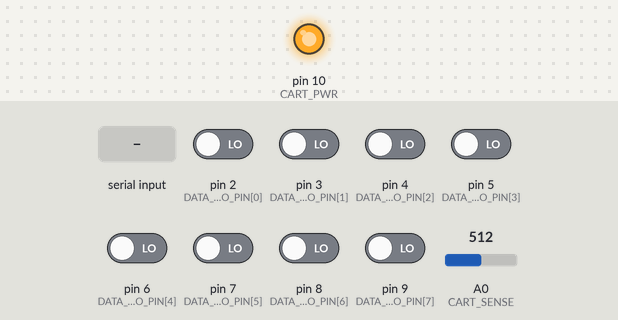
Recording of a sketch running on a simulated Arduino Mega 2560, built with avr-gcc and run on an emulated ATmega2560. Shown: output pins drawn as LEDs (lit = HIGH). Wiring (inferred from the names in the program): MCP23017 port expander at I2C address 0x20. The inputs (shaded band) are chosen by the test bench; at power-on: pin 2 (DATA_ARDUINO_PIN[0]), pin 3 (DATA_ARDUINO_PIN[1]), pin 4 (DATA_ARDUINO_PIN[2]), pin 5 (DATA_ARDUINO_PIN[3]), pin 6 (DATA_ARDUINO_PIN[4]), pin 7 (DATA_ARDUINO_PIN[5]), pin 8 (DATA_ARDUINO_PIN[6]), pin 9 (DATA_ARDUINO_PIN[7]) LOW, A0 (CART_SENSE) = 512. What the sketch prints to the serial monitor is not drawn.

Above: at 7.2 s.
7.3 s: "p\n" received over Serial
At 8.2 s:
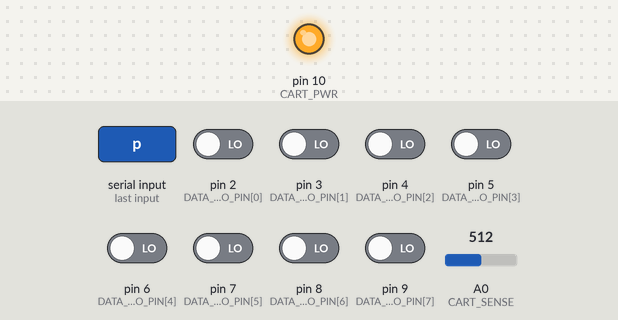
10.3 s: "1\n" received over Serial
At 10.8 s:
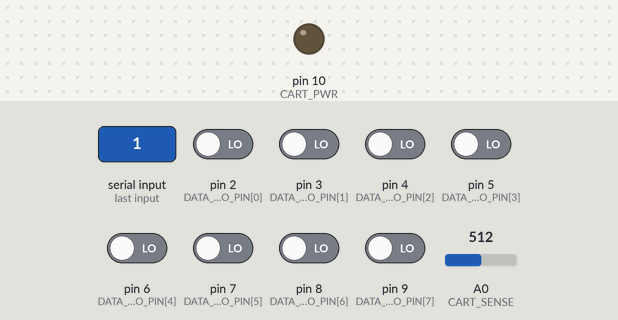
11.8 s: "t\n" received over Serial
At 13.0 s:
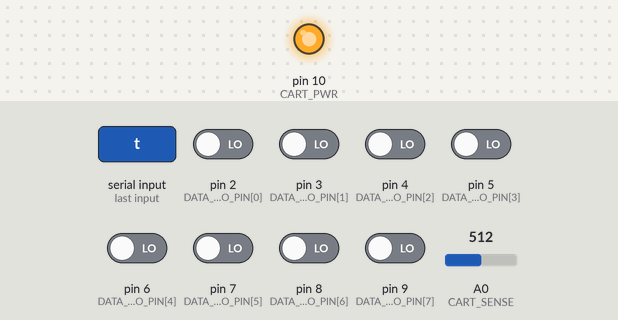
13.3 s: A0 (CART_SENSE) set to 888
16.3 s: A0 (CART_SENSE) set to 907
Timing chart, 0 to 18.8 s (numbered marks = the images above; inputs shaded):
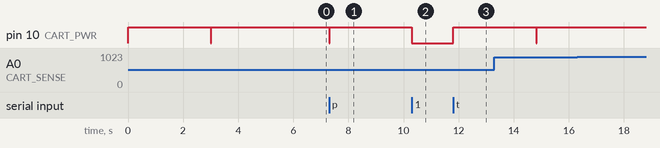

Measured:
- after the input at 7.3 s, pin 10 (CART_PWR): HIGH → LOW at once, → HIGH 0.02 s later
- after the input at 10.3 s, pin 10 (CART_PWR): HIGH → LOW at once
- after the input at 11.8 s, pin 10 (CART_PWR): LOW → HIGH at once
- after the input at 16.3 s, every drawn part: stays the same

The sketch:

02_supply_test.ino
```cpp
// Switched cartridge supply and orientation check (all five boards, see config.h).
// Serial monitor: baud rate from config.h (SERIAL_BAUD), line ending "Newline". Start WITHOUT a cartridge.
#include "config.h"
#if defined(ADDR_MCP23017)
#include <Wire.h>
#elif defined(ADDR_74HC595)
#include <SPI.h>
#endif

uint8_t errors = 0;
bool manualOn = false;          // set by the manual switch (1 / 0)
unsigned long lastPrint = 0;

void addressLow() {  // keeps the ROM disabled in either orientation, as in the firmware
#if defined(ADDR_DIRECT)
  for (uint8_t i = 0; i < ADDR_LINES; i++) { pinMode(ADDR_ARDUINO_PIN[i], OUTPUT); digitalWrite(ADDR_ARDUINO_PIN[i], LOW); }
#elif defined(ADDR_MCP23017)
  Wire.beginTransmission(MCP_ADDR); Wire.write(0x12); Wire.write(0); Wire.write(0); Wire.endTransmission();
  Wire.beginTransmission(MCP_ADDR); Wire.write(0x00); Wire.write(0); Wire.write(0); Wire.endTransmission();
#else
  SPI.transfer(0); SPI.transfer(0);
  digitalWrite(SR_LATCH, HIGH); digitalWrite(SR_LATCH, LOW);
#endif
}

void addressRelease() {
#if defined(ADDR_DIRECT)
  for (uint8_t i = 0; i < ADDR_LINES; i++) pinMode(ADDR_ARDUINO_PIN[i], INPUT);
#elif defined(ADDR_MCP23017)
  Wire.beginTransmission(MCP_ADDR); Wire.write(0x00); Wire.write(0xFF); Wire.write(0xFF); Wire.endTransmission();
#endif  // 74HC595 outputs cannot float; they stay low
}

void releaseData() { for (uint8_t i = 0; i < DATA_LINES; i++) pinMode(DATA_ARDUINO_PIN[i], INPUT); }

void supplyOff() {
  manualOn = false;
  digitalWrite(CART_PWR, HIGH);
  releaseData();
  addressRelease();
}

void printSense(int v) {
  Serial.print(v); Serial.print(F(" (")); Serial.print(v * 5.0 / 1023, 2); Serial.print(F(" V)"));
}

void check(bool ok, const __FlashStringHelper *what, int v) {
  Serial.print(ok ? F("  OK   ") : F("  FAIL ")); Serial.print(what); Serial.print(F(": ")); printSense(v); Serial.println();
  if (!ok) errors++;
}

// Orientation check as in the firmware: supply off, pull-ups on D0-D7. A reversed cartridge puts its own +5V pin
// on slot pin 11 (D2), which reads low. Other low lines can occur on correct cartridges (32-in-1: D4) and are ignored.
uint8_t readOrientation() {
  supplyOff();
  for (uint8_t i = 0; i < DATA_LINES; i++) pinMode(DATA_ARDUINO_PIN[i], INPUT_PULLUP);
  delay(5);
  uint8_t v = 0;
  for (uint8_t i = 0; i < DATA_LINES; i++) if (digitalRead(DATA_ARDUINO_PIN[i])) v |= 1 << i;
  releaseData();
  return v;
}

void printData(uint8_t v) {
  Serial.print(F("data lines with pull-ups (D7..D0): "));
  for (int8_t i = DATA_LINES - 1; i >= 0; i--) Serial.print((v >> i) & 1);
}

void help() {
  Serial.println(F("Commands: t = test without cartridge, o = orientation check (cartridge in), p = power with cartridge (only if the right way round), 1 / 0 = supply on / off"));
}

void testWithoutCartridge() {
  errors = 0;
  Serial.println(F("\n=== Supply test (no cartridge in the slot!) ==="));
  supplyOff();
  delay(OFF_TIMEOUT_MS);
  int v = analogRead(CART_SENSE);
  check(v < SENSE_OFF, F("1. supply off"), v);

  uint8_t d = readOrientation();
  Serial.print(d == 0xFF ? F("  OK   ") : F("  FAIL ")); Serial.print(F("2. empty slot, ")); printData(d); Serial.println();
  if (d != 0xFF) errors++;

  addressLow();
  digitalWrite(CART_PWR, LOW);
  delay(20);
  v = analogRead(CART_SENSE);
  check(v >= SENSE_POWERED, F("3. supply on (BC327, fuse)"), v);

  supplyOff();
  unsigned long t0 = millis();
  while ((v = analogRead(CART_SENSE)) >= SENSE_OFF && millis() - t0 < OFF_TIMEOUT_MS) {}
  check(v < SENSE_OFF, F("4. supply off again"), v);
  Serial.print(F("     fell in ")); Serial.print(millis() - t0); Serial.println(F(" ms"));

  Serial.println(errors ? F("RESULT: FAIL") : F("RESULT: PASS"));
  help();
}

void orientationCheck() {
  uint8_t v = readOrientation();
  printData(v);
  Serial.println((v & 0x04) ? F(" -> D2 high: right way round or empty slot") : F(" -> D2 low: REVERSED, supply stays off"));
}

void powerWithCartridge() {
  if (!(readOrientation() & 0x04)) { Serial.println(F("reversed (D2 low): supply NOT switched on")); return; }
  addressLow();
  digitalWrite(CART_PWR, LOW);
  delay(20);
  int v = analogRead(CART_SENSE);
  supplyOff();
  Serial.print(F("supply with cartridge ")); printSense(v);
  Serial.println(v >= SENSE_POWERED ? F(" -> OK") : F(" -> too low (short or overload?)"));
}

// Manual switch: 1 = supply on (address lines low), 0 = off. While on, the sense reading is printed every second.
void manualSupply(bool on) {
  if (on) {
    supplyOff();
    addressLow();
    digitalWrite(CART_PWR, LOW);
    manualOn = true;
    Serial.println(F("supply ON (0 = off). Measure slot pin 23 / R6 against GND."));
  } else {
    supplyOff();
    Serial.println(F("supply OFF"));
  }
}

void setup() {
  digitalWrite(CART_PWR, HIGH);
  pinMode(CART_PWR, OUTPUT);
  releaseData();
  Serial.begin(SERIAL_BAUD);
#if defined(ADDR_MCP23017)
  Wire.begin();
  Wire.setClock(I2C_CLOCK);
#elif defined(ADDR_74HC595)
  pinMode(SR_LATCH, OUTPUT);
  digitalWrite(SR_LATCH, LOW);
  SPI.begin();
  SPI.beginTransaction(SPISettings(SPI_CLOCK, MSBFIRST, SPI_MODE0));
#endif
  testWithoutCartridge();
}

void loop() {
  if (manualOn && millis() - lastPrint >= 1000) {
    lastPrint = millis();
    Serial.print(F("  sense ")); printSense(analogRead(CART_SENSE)); Serial.println();
  }
  if (!Serial.available()) return;
  String cmd = Serial.readStringUntil('\n');
  cmd.trim();
  if (cmd == "t") testWithoutCartridge();
  else if (cmd == "o") orientationCheck();
  else if (cmd == "p") powerWithCartridge();
  else if (cmd == "1") manualSupply(true);
  else if (cmd == "0") manualSupply(false);
  else if (cmd.length()) help();
}
```

config.h
```cpp
#pragma once
#include <Arduino.h>

// Shared settings of the firmware and all test sketches.
// MASTER COPY: firmware/AtariCartReader/config.h. Edit only this file, then run
//   python3 tools/sync_config.py
// to copy it into every test sketch (the Arduino IDE cannot include files from outside a sketch folder).

// ================================================================ board selection
// Enable exactly ONE board.
// #define BOARD_MEGA            // Mega 2560 shield
// #define BOARD_UNO             // Uno shield, address bus via 2 x 74HC595
#define BOARD_UNO_MCP23017       // Uno shield, address bus via MCP23017
// #define BOARD_NANO            // Nano carrier, address bus via 2 x 74HC595
// #define BOARD_NANO_MCP23017   // Nano carrier, address bus via MCP23017

// ================================================================ general (all boards)
const unsigned long SERIAL_BAUD = 115200;

// ADC thresholds of the supply sense input (A0).
const int SENSE_OFF = 40;          // ~0.2 V: below = cartridge rail off
const int SENSE_POWERED = 900;     // ~4.4 V: supply is on and not overloaded

// Orientation check before switching the cartridge on: supply off, pull-ups on D0-D7; a reversed cartridge
// pulls a data line to its GND (measured 2026-11-15: D2). Uncomment ONLY if you are sure the cartridge sits
// the right way round (label towards pins 13-24): the supply is then switched on without the check.
// #define SKIP_ORIENTATION_CHECK

// Tests
const unsigned long WALK_STEP_MS = 2000;    // bus test: time per address line in the walk command
const unsigned long OFF_TIMEOUT_MS = 3000;  // supply test: rail must fall below SENSE_OFF within this time

// Cartridge slot (same on all boards)
const uint8_t ADDR_LINES = 13, DATA_LINES = 8;
const uint8_t ADDR_SLOT_PIN[ADDR_LINES] = {8, 7, 6, 5, 4, 3, 2, 1, 22, 21, 19, 20, 18};  // slot pin of A0-A12
const uint8_t DATA_SLOT_PIN[DATA_LINES] = {9, 10, 11, 13, 14, 15, 16, 17};              // slot pin of D0-D7

// ================================================================ Mega 2560 shield
#if defined(BOARD_MEGA)
#if !defined(__AVR_ATmega2560__)
#error "BOARD_MEGA selected, but the Arduino IDE board is not a Mega 2560"
#endif
#define ADDR_DIRECT                // address lines are Arduino pins
#define BOARD_NAME "MEGA"
const uint8_t CART_PWR = 8;        // PH5, LOW = cartridge on (BC327)
const uint8_t CART_SENSE = A0;     // switched cartridge rail via 10 kOhm
const uint8_t READ_BUTTON = A1;    // LOW = pressed (button to GND, internal pull-up)
const uint8_t ADDR_ARDUINO_PIN[ADDR_LINES] = {22, 23, 24, 25, 26, 27, 28, 29, 37, 36, 35, 34, 33};  // PA0-7, PC0-4
const uint8_t DATA_ARDUINO_PIN[DATA_LINES] = {49, 48, 47, 46, 45, 44, 43, 42};                      // PL0-7
// The firmware reads the buses as whole ports (one access per byte):
#define ADDR_LO_PORT PORTA         // A0-A7
#define ADDR_LO_DDR  DDRA
#define ADDR_HI_PORT PORTC         // A8-A12 = PC0-PC4
#define ADDR_HI_DDR  DDRC
#define DATA_PORT    PORTL         // D0-D7
#define DATA_PIN     PINL
#define DATA_DDR     DDRL

// ================================================================ Uno shield / Nano carrier (same circuit)
#elif defined(BOARD_UNO) || defined(BOARD_UNO_MCP23017) || defined(BOARD_NANO) || defined(BOARD_NANO_MCP23017)
#if !defined(__AVR_ATmega328P__)
#error "Uno / Nano board selected, but the Arduino IDE board is not an Uno or Nano"
#endif
const uint8_t CART_PWR = 10;       // PB2, LOW = cartridge on (BC327)
const uint8_t CART_SENSE = A0;     // switched cartridge rail via 10 kOhm
const uint8_t READ_BUTTON = A1;    // LOW = pressed (button to GND, internal pull-up)
const uint8_t DATA_ARDUINO_PIN[DATA_LINES] = {2, 3, 4, 5, 6, 7, 8, 9};  // PD2-PD7, PB0-PB1 (firmware: fixed split in hal.h)
#if defined(BOARD_UNO_MCP23017) || defined(BOARD_NANO_MCP23017)
#define ADDR_MCP23017              // GPA0-7 = A0-A7, GPB0-4 = A8-A12
#if defined(BOARD_UNO_MCP23017)
#define BOARD_NAME "UNO_MCP23017"
#else
#define BOARD_NAME "NANO_MCP23017"
#endif
const uint8_t MCP_ADDR = 0x20;     // A0-A2 to GND
const uint32_t I2C_CLOCK = 400000; // SDA = A4, SCL = A5
#else
#define ADDR_74HC595               // U1 = A0-A7, U2 = A8-A12; outputs cannot be read back
#if defined(BOARD_UNO)
#define BOARD_NAME "UNO"
#else
#define BOARD_NAME "NANO"
#endif
const uint8_t SR_LATCH = A2;       // RCLK of both 74HC595; MOSI D11, SCK D13
const uint32_t SPI_CLOCK = 4000000;
#endif

#else
#error "No board selected in config.h"
#endif
```
